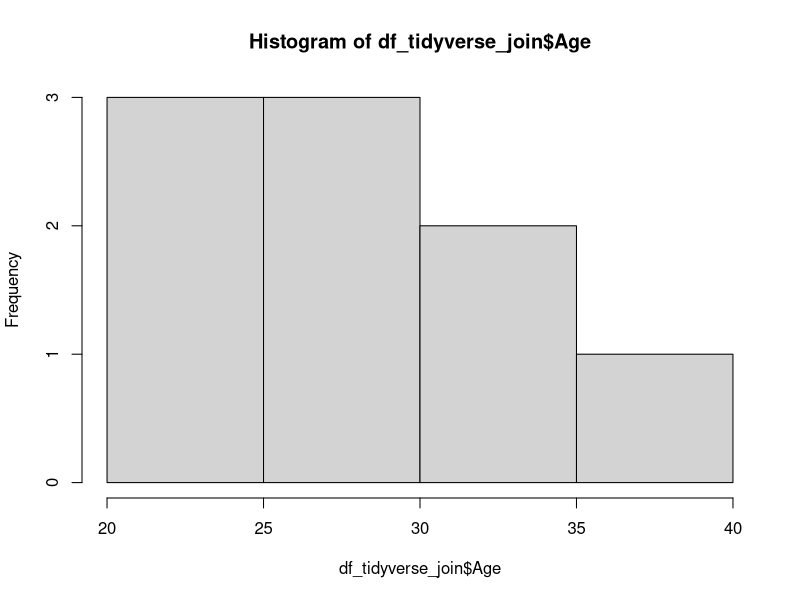
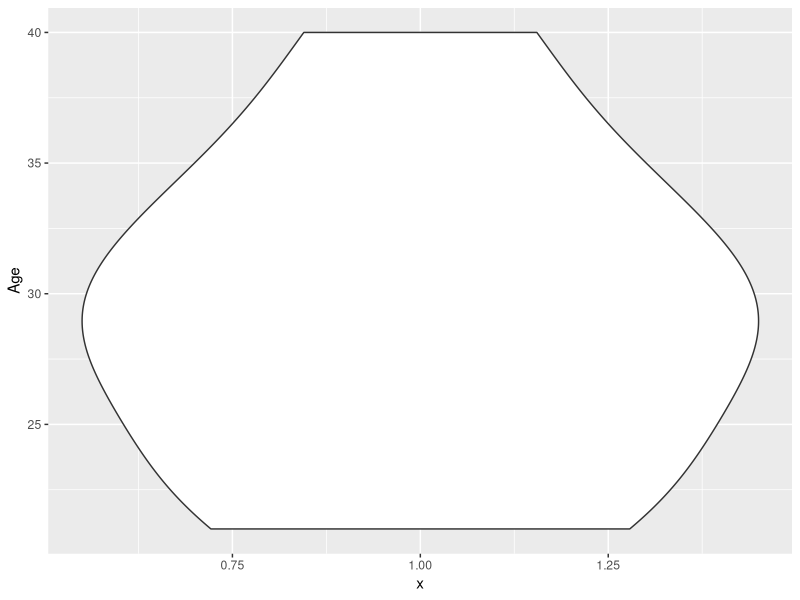
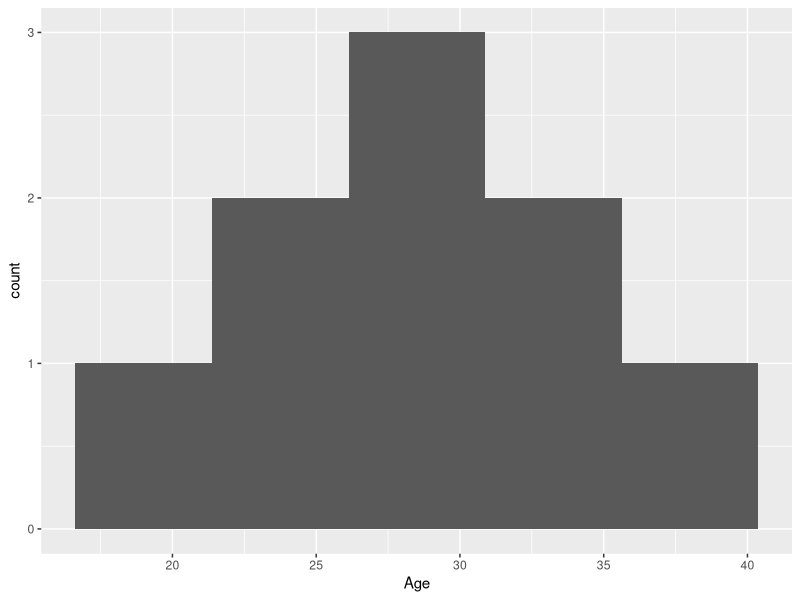

The R script that drew these images, in order: (Note: this script raises an error after producing the figures.)
## ---- chunk 1
library(tidyverse)
library(ggforce)
## ---- chunk 2
df_baseR <- readxl::read_excel('../data/df_sales_1.xlsx') %>% as.data.frame()
df_tidyverse <- readxl::read_excel('../data/df_sales_1.xlsx') %>% as_tibble()
## ---- chunk 3
class(df_baseR)
## ---- chunk 4
class(df_tidyverse)
## ---- chunk 5
# Base R 
df_baseR['Age']

# Tidyverse 
df_tidyverse %>% select(Age)
## ---- chunk 6
# Base R 
df_baseR[['Age']]
df_tidyverse$Age

# Tidyverse 
df_tidyverse %>% pull(Age)
## ---- chunk 7
# Base R 
df_baseR$mood <- "happy"

# Tidyverse 
df_tidyverse <- df_tidyverse %>% 
  mutate(mood = "happy")
## ---- chunk 8
# Base R 
df_baseR$sales_diff <- df_baseR$sales_2022 - df_baseR$sales_2020

# Tidyverse 
df_tidyverse <- df_tidyverse %>% 
  mutate(sales_diff = sales_2022 - sales_2020)
## ---- chunk 9
# Base R 
df_baseR$sales_diff <- NULL

# Tidyverse 
df_tidyverse <- df_tidyverse %>% 
  select(-sales_diff)
## ---- chunk 10
# Base R 
df_baseR$raise <- ifelse(df_baseR$sales_2023 > df_baseR$sales_2022, "yes", "no")

# Tidyverse 
df_tidyverse <- df_tidyverse %>% 
  mutate(raise = ifelse(sales_2023 > sales_2022, "yes", "no"))
## ---- chunk 11
# Base R 
df_baseR$group <- ifelse(df_baseR$Age < 30 & df_baseR$Sex == "Female", "young_female",
                  ifelse(df_baseR$Age < 30 & df_baseR$Sex == "Male", "young_male",
                  ifelse(df_baseR$Age >= 30 & df_baseR$Sex == "Female", "mature_female",
                  ifelse(df_baseR$Age >= 30 & df_baseR$Sex == "Male", "mature_male", NA))))

# Tidyverse 
df_tidyverse <- df_tidyverse %>% 
  mutate(group = case_when(Age < 30 & Sex == "Female" ~ "young_female",
                           Age < 30 & Sex == "Male" ~ "young_male",
                           Age >= 30 & Sex == "Female" ~ "mature_female",
                           Age >= 30 & Sex == "Male" ~ "mature_male", 
                           .default = NA))
## ---- chunk 12
# Base R 
df_baseR[, startsWith(colnames(df_baseR), 'sales_')]

# Tidyverse 
df_tidyverse %>% 
  select(starts_with('sales_'))
## ---- chunk 13
# Base R 
df_baseR[df_baseR$Age > 25 ,]

# Tidyverse 
df_tidyverse %>% 
  filter(Age > 25)
## ---- chunk 14
# Base R 
df_baseR[!is.na(df_baseR$Age) & !is.na(df_baseR$sales_2022) &
         df_baseR$Age <= 30 & df_baseR$sales_2022 > 200 ,]

# Tidyverse 
df_tidyverse %>% 
  filter(Age <= 30, sales_2022 > 200)
## ---- chunk 15
# Base R, NAs not removed
df_baseR[!is.na(df_baseR$Age) & !is.na(df_baseR$sales_2022) &
         df_baseR$Age <= 30 & df_baseR$sales_2022 > 200 , c('Age', 'Sex')]

# Shorter Base R if there are no NAs:
#df_baseR_no_na[df_baseR_no_na$Age <= 30 & df_baseR_no_na$sales_2022 > 200 , c('Age', 'Sex')]

# Tidyverse 
df_tidyverse %>% 
  filter(Age <= 30, sales_2022 > 200) %>% 
  select(Age, Sex)
## ---- chunk 16
set.seed(101)

df_location <- data.frame(
  ID = sample(10),
  City = c("New York", "LA", "New York", "Chicago", "Miami", "Miami", "LA", "Chicago", "LA", "New York")
)

head(df_location)
## ---- chunk 17
# Base R 
df_baseR_merged <- merge(df_baseR, df_location, by = 'ID')
head(df_baseR_merged)

# Tidyverse 
df_tidyverse_join <- df_tidyverse %>% left_join(df_location, by = 'ID')
head(df_tidyverse_join)
## ---- chunk 18
# Base R
colSums(is.na(df_baseR))

# Tidyverse
df_tidyverse %>% summarise(across(everything(), ~ sum(is.na(.))))
## ---- chunk 19
# Base R
df_baseR_no_na <- df_baseR[complete.cases(df_baseR), ]

# Tidyverse
df_tidyverse_no_na <- df_tidyverse %>% drop_na()
## ---- chunk 20
# Base R 
df_baseR[order(-df_baseR$sales_2022) ,]

# Tidyverse 
df_tidyverse %>% arrange(desc(sales_2022))
## ---- chunk 21
#base R
class(df_baseR$Age)

#tidyserve
df_tidyverse_join %>%
  map_chr(typeof)
## ---- chunk 22
head(df_tidyverse_join)
## ---- chunk 23
# Base R
table(df_baseR_merged$City)

# Tidyverse
df_tidyverse_join %>% count(City)
## ---- chunk 24
# Base R
range(df_baseR$Age, na.rm = TRUE)

# Tidyverse 
df_tidyverse %>%
  summarise(min_value = min(Age, na.rm = TRUE), 
            max_value = max(Age, na.rm = TRUE))
## ---- chunk 25
#base R

#no native violin plots, but you could use the vioplot package

hist(df_tidyverse_join$Age)
## ---- chunk 26
#tidyverse: 

ggplot(df_tidyverse_join, aes(x=1,y=Age)) +
  geom_violin()
  #if you want to add dots for the actual data points
  #geom_sina()

ggplot(df_tidyverse_join, aes(x=Age)) +
  geom_histogram(bins = 5)

## ---- chunk 27
paste('Alice', 'Hansen')
## ---- chunk 28
paste('Alice', 'Hansen', sep = "_")
## ---- chunk 29
paste0('Alice', 'Hansen')
## ---- chunk 30
df_tidyverse_join <- df_tidyverse_join %>% 
  mutate(Name = paste(Name, 'Hansen'))

head(df_tidyverse_join)
## ---- chunk 31
str_split('Alice Hansen', pattern = ' ')
## ---- chunk 32
str_split('Alice_Hansen_Jensen', pattern = '_')
## ---- chunk 33
str_split_i('Alice_Hansen_Jensen', pattern = '_', i = 2)
## ---- chunk 34
df_tidyverse_join <- df_tidyverse_join %>% 
  mutate(Name = str_split_i(Name, pattern = ' ', i = 1))

head(df_tidyverse_join)
## ---- chunk 35
str_detect('Alice', 'A')
## ---- chunk 36
str_detect('Alice', 'B')
## ---- chunk 37
df_tidyverse_join %>% 
  mutate(A_in_name = str_detect(Name, 'A|a'),
         .after = Name) %>% 
  head()
## ---- chunk 38
df_sales_messy <- read_delim('../data/df_sales_messy.csv')
head(df_sales_messy)
## ---- chunk 39
df_sales_messy$Sex %>% unique()
## ---- chunk 40
df_sales_messy$Sex %>% str_trim() %>% unique()
## ---- chunk 41
df_sales_clean <- df_sales_messy %>% 
  mutate(Sex = str_trim(Sex))
## ---- chunk 42
df_sales_clean$Sex %>% unique()
## ---- chunk 43
writexl::write_xlsx(df_tidyverse_join, '../out/sales_data_2.xlsx')
